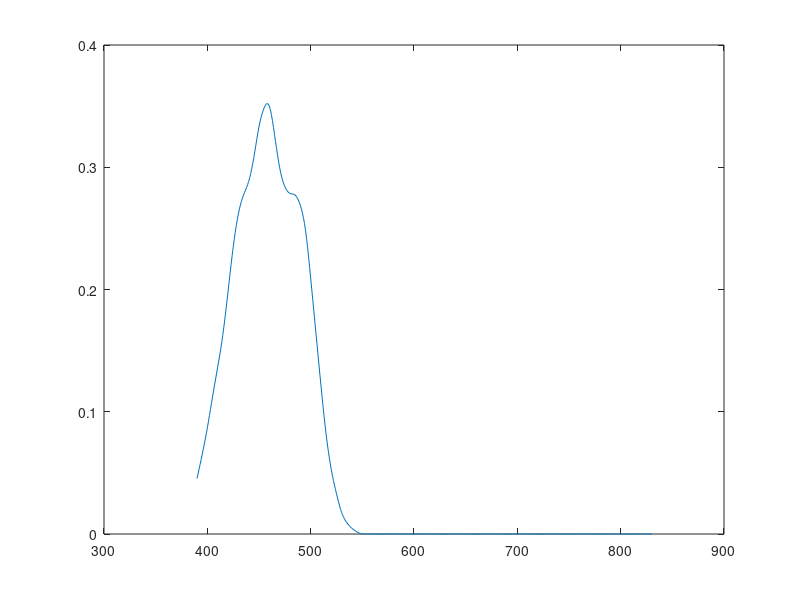

The MATLAB source for this figure: (Note: this script raises an error after producing the figure.)
% Script showing how the macular pigment data were saved
%
% Copyright ImagEval Consultants, LLC, 2005.

% Here are the data from the Stockman site
density = [ ...
390,  0.04533
391,  0.04918
392,  0.05304
393,  0.05693
394,  0.06087
395,  0.06489
396,  0.06900
397,  0.07322
398,  0.07758
399,  0.08210
400,  0.08680
401,  0.09168
402,  0.09670
403,  0.10180
404,  0.10692
405,  0.11200
406,  0.11699
407,  0.12192
408,  0.12679
409,  0.13164
410,  0.13650
411,  0.14140
412,  0.14642
413,  0.15165
414,  0.15718
415,  0.16310
416,  0.16947
417,  0.17624
418,  0.18332
419,  0.19063
420,  0.19810
421,  0.20564
422,  0.21314
423,  0.22052
424,  0.22767
425,  0.23450
426,  0.24091
427,  0.24687
428,  0.25236
429,  0.25734
430,  0.26180
431,  0.26573
432,  0.26916
433,  0.27218
434,  0.27484
435,  0.27720
436,  0.27934
437,  0.28139
438,  0.28349
439,  0.28578
440,  0.28840
441,  0.29146
442,  0.29497
443,  0.29892
444,  0.30326
445,  0.30800
446,  0.31307
447,  0.31832
448,  0.32355
449,  0.32858
450,  0.33320
451,  0.33727
452,  0.34080
453,  0.34383
454,  0.34641
455,  0.34860
456,  0.35039
457,  0.35163
458,  0.35211
459,  0.35164
460,  0.35000
461,  0.34707
462,  0.34304
463,  0.33816
464,  0.33270
465,  0.32690
466,  0.32101
467,  0.31520
468,  0.30959
469,  0.30435
470,  0.29960
471,  0.29546
472,  0.29191
473,  0.28888
474,  0.28633
475,  0.28420
476,  0.28244
477,  0.28102
478,  0.27992
479,  0.27912
480,  0.27860
481,  0.27832
482,  0.27818
483,  0.27803
484,  0.27775
485,  0.27720
486,  0.27628
487,  0.27497
488,  0.27328
489,  0.27122
490,  0.26880
491,  0.26600
492,  0.26270
493,  0.25878
494,  0.25409
495,  0.24850
496,  0.24193
497,  0.23452
498,  0.22648
499,  0.21800
500,  0.20930
501,  0.20053
502,  0.19174
503,  0.18292
504,  0.17407
505,  0.16520
506,  0.15631
507,  0.14743
508,  0.13858
509,  0.12979
510,  0.12110
511,  0.11254
512,  0.10419
513,  0.09612
514,  0.08843
515,  0.08120
516,  0.07449
517,  0.06830
518,  0.06259
519,  0.05733
520,  0.05250
521,  0.04806
522,  0.04395
523,  0.04010
524,  0.03644
525,  0.03290
526,  0.02944
527,  0.02610
528,  0.02295
529,  0.02006
530,  0.01750
531,  0.01531
532,  0.01345
533,  0.01187
534,  0.01050
535,  0.00929
536,  0.00818
537,  0.00716
538,  0.00622
539,  0.00537
540,  0.00459
541,  0.00389
542,  0.00325
543,  0.00268
544,  0.00215
545,  0.00166
546,  0.00121
547,  0.00081
548,  0.00046
549,  0.00019
550,  0.00000
551,  0.00000
552,  0.00000
553,  0.00000
554,  0.00000
555,  0.00000
556,  0.00000
557,  0.00000
558,  0.00000
559,  0.00000
560,  0.00000
561,  0.00000
562,  0.00000
563,  0.00000
564,  0.00000
565,  0.00000
566,  0.00000
567,  0.00000
568,  0.00000
569,  0.00000
570,  0.00000
571,  0.00000
572,  0.00000
573,  0.00000
574,  0.00000
575,  0.00000
576,  0.00000
577,  0.00000
578,  0.00000
579,  0.00000
580,  0.00000
581,  0.00000
582,  0.00000
583,  0.00000
584,  0.00000
585,  0.00000
586,  0.00000
587,  0.00000
588,  0.00000
589,  0.00000
590,  0.00000
591,  0.00000
592,  0.00000
593,  0.00000
594,  0.00000
595,  0.00000
596,  0.00000
597,  0.00000
598,  0.00000
599,  0.00000
600,  0.00000
601,  0.00000
602,  0.00000
603,  0.00000
604,  0.00000
605,  0.00000
606,  0.00000
607,  0.00000
608,  0.00000
609,  0.00000
610,  0.00000
611,  0.00000
612,  0.00000
613,  0.00000
614,  0.00000
615,  0.00000
616,  0.00000
617,  0.00000
618,  0.00000
619,  0.00000
620,  0.00000
621,  0.00000
622,  0.00000
623,  0.00000
624,  0.00000
625,  0.00000
626,  0.00000
627,  0.00000
628,  0.00000
629,  0.00000
630,  0.00000
631,  0.00000
632,  0.00000
633,  0.00000
634,  0.00000
635,  0.00000
636,  0.00000
637,  0.00000
638,  0.00000
639,  0.00000
640,  0.00000
641,  0.00000
642,  0.00000
643,  0.00000
644,  0.00000
645,  0.00000
646,  0.00000
647,  0.00000
648,  0.00000
649,  0.00000
650,  0.00000
651,  0.00000
652,  0.00000
653,  0.00000
654,  0.00000
655,  0.00000
656,  0.00000
657,  0.00000
658,  0.00000
659,  0.00000
660,  0.00000
661,  0.00000
662,  0.00000
663,  0.00000
664,  0.00000
665,  0.00000
666,  0.00000
667,  0.00000
668,  0.00000
669,  0.00000
670,  0.00000
671,  0.00000
672,  0.00000
673,  0.00000
674,  0.00000
675,  0.00000
676,  0.00000
677,  0.00000
678,  0.00000
679,  0.00000
680,  0.00000
681,  0.00000
682,  0.00000
683,  0.00000
684,  0.00000
685,  0.00000
686,  0.00000
687,  0.00000
688,  0.00000
689,  0.00000
690,  0.00000
691,  0.00000
692,  0.00000
693,  0.00000
694,  0.00000
695,  0.00000
696,  0.00000
697,  0.00000
698,  0.00000
699,  0.00000
700,  0.00000
701,  0.00000
702,  0.00000
703,  0.00000
704,  0.00000
705,  0.00000
706,  0.00000
707,  0.00000
708,  0.00000
709,  0.00000
710,  0.00000
711,  0.00000
712,  0.00000
713,  0.00000
714,  0.00000
715,  0.00000
716,  0.00000
717,  0.00000
718,  0.00000
719,  0.00000
720,  0.00000
721,  0.00000
722,  0.00000
723,  0.00000
724,  0.00000
725,  0.00000
726,  0.00000
727,  0.00000
728,  0.00000
729,  0.00000
730,  0.00000
731,  0.00000
732,  0.00000
733,  0.00000
734,  0.00000
735,  0.00000
736,  0.00000
737,  0.00000
738,  0.00000
739,  0.00000
740,  0.00000
741,  0.00000
742,  0.00000
743,  0.00000
744,  0.00000
745,  0.00000
746,  0.00000
747,  0.00000
748,  0.00000
749,  0.00000
750,  0.00000
751,  0.00000
752,  0.00000
753,  0.00000
754,  0.00000
755,  0.00000
756,  0.00000
757,  0.00000
758,  0.00000
759,  0.00000
760,  0.00000
761,  0.00000
762,  0.00000
763,  0.00000
764,  0.00000
765,  0.00000
766,  0.00000
767,  0.00000
768,  0.00000
769,  0.00000
770,  0.00000
771,  0.00000
772,  0.00000
773,  0.00000
774,  0.00000
775,  0.00000
776,  0.00000
777,  0.00000
778,  0.00000
779,  0.00000
780,  0.00000
781,  0.00000
782,  0.00000
783,  0.00000
784,  0.00000
785,  0.00000
786,  0.00000
787,  0.00000
788,  0.00000
789,  0.00000
790,  0.00000
791,  0.00000
792,  0.00000
793,  0.00000
794,  0.00000
795,  0.00000
796,  0.00000
797,  0.00000
798,  0.00000
799,  0.00000
800,  0.00000
801,  0.00000
802,  0.00000
803,  0.00000
804,  0.00000
805,  0.00000
806,  0.00000
807,  0.00000
808,  0.00000
809,  0.00000
810,  0.00000
811,  0.00000
812,  0.00000
813,  0.00000
814,  0.00000
815,  0.00000
816,  0.00000
817,  0.00000
818,  0.00000
819,  0.00000
820,  0.00000
821,  0.00000
822,  0.00000
823,  0.00000
824,  0.00000
825,  0.00000
826,  0.00000
827,  0.00000
828,  0.00000
829,  0.00000
830,  0.00000];
comment = 'Use macular function to interpret these data.  They are from http://cvision.ucsd.edu/ ; Stockman, Sharpe and Fach (1999) adopted this macular density spectrum, which is on measurements provided by Bone.';
wavelength = density(:,1);
data = density(:,2);

% Check the data
plot(wavelength,data)

% Save 'em
curDir = pwd;
chdir([isetRootPath,filesep,'data\human'])
ieSaveSpectralFile(wavelength,data,comment);
chdir(curDir);

